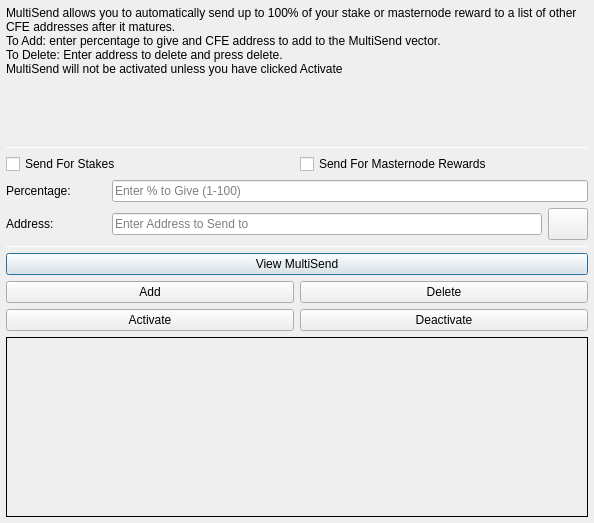
<?xml version="1.0" encoding="UTF-8"?>
<ui version="4.0">
 <class>MultiSendDialog</class>
 <widget class="QDialog" name="MultiSendDialog">
  <property name="windowModality">
   <enum>Qt::NonModal</enum>
  </property>
  <property name="geometry">
   <rect>
    <x>0</x>
    <y>0</y>
    <width>594</width>
    <height>523</height>
   </rect>
  </property>
  <property name="windowTitle">
   <string>MultiSend</string>
  </property>
  <layout class="QVBoxLayout" name="verticalLayout" stretch="0">
   <property name="leftMargin">
    <number>6</number>
   </property>
   <property name="topMargin">
    <number>6</number>
   </property>
   <property name="rightMargin">
    <number>6</number>
   </property>
   <property name="bottomMargin">
    <number>6</number>
   </property>
   <item>
    <layout class="QVBoxLayout" name="verticalLayout_Main" stretch="1,1,1,1,1,1">
     <item>
      <widget class="QLabel" name="label_2">
       <property name="lineWidth">
        <number>1</number>
       </property>
       <property name="text">
        <string>MultiSend allows you to automatically send up to 100% of your stake or masternode reward to a list of other CFE addresses after it matures.
To Add: enter percentage to give and CFE address to add to the MultiSend vector.
To Delete: Enter address to delete and press delete.
MultiSend will not be activated unless you have clicked Activate</string>
       </property>
       <property name="alignment">
        <set>Qt::AlignLeading|Qt::AlignLeft|Qt::AlignTop</set>
       </property>
       <property name="wordWrap">
        <bool>true</bool>
       </property>
      </widget>
     </item>
     <item>
      <widget class="Line" name="line">
       <property name="minimumSize">
        <size>
         <width>0</width>
         <height>1</height>
        </size>
       </property>
       <property name="maximumSize">
        <size>
         <width>16777215</width>
         <height>1</height>
        </size>
       </property>
       <property name="orientation">
        <enum>Qt::Horizontal</enum>
       </property>
      </widget>
     </item>
     <item>
      <layout class="QVBoxLayout" name="verticalLayout_Settings">
       <item>
        <layout class="QHBoxLayout" name="horizontalLayout">
         <item>
          <widget class="QCheckBox" name="multiSendStakeCheckBox">
           <property name="text">
            <string>Send For Stakes</string>
           </property>
          </widget>
         </item>
         <item>
          <widget class="QCheckBox" name="multiSendMasternodeCheckBox">
           <property name="text">
            <string>Send For Masternode Rewards</string>
           </property>
          </widget>
         </item>
        </layout>
       </item>
       <item>
        <layout class="QHBoxLayout" name="horizontalLayout_6">
         <item>
          <widget class="QLabel" name="label">
           <property name="minimumSize">
            <size>
             <width>100</width>
             <height>0</height>
            </size>
           </property>
           <property name="toolTip">
            <string>Percentage of stake to send</string>
           </property>
           <property name="text">
            <string>Percentage:</string>
           </property>
          </widget>
         </item>
         <item>
          <widget class="QLineEdit" name="multiSendPercentEdit">
           <property name="toolTip">
            <string>Enter whole numbers 1 - 100</string>
           </property>
           <property name="placeholderText">
            <string>Enter % to Give (1-100)</string>
           </property>
          </widget>
         </item>
        </layout>
       </item>
       <item>
        <layout class="QHBoxLayout" name="horizontalLayout_7">
         <item>
          <widget class="QLabel" name="label_5">
           <property name="minimumSize">
            <size>
             <width>100</width>
             <height>0</height>
            </size>
           </property>
           <property name="toolTip">
            <string>Address to send portion of stake to</string>
           </property>
           <property name="text">
            <string>Address:</string>
           </property>
          </widget>
         </item>
         <item>
          <widget class="QLineEdit" name="multiSendAddressEdit">
           <property name="toolTip">
            <string/>
           </property>
           <property name="placeholderText">
            <string>Enter Address to Send to</string>
           </property>
          </widget>
         </item>
         <item>
          <widget class="QPushButton" name="addressBookButton">
           <property name="maximumSize">
            <size>
             <width>16777215</width>
             <height>32</height>
            </size>
           </property>
           <property name="toolTip">
            <string>Choose an address from the address book</string>
           </property>
           <property name="text">
            <string/>
           </property>
           <property name="icon">
            <iconset resource="../coffee.qrc">
             <normaloff>:/icons/address-book</normaloff>:/icons/address-book</iconset>
           </property>
           <property name="shortcut">
            <string>Alt+A</string>
           </property>
           <property name="autoDefault">
            <bool>false</bool>
           </property>
          </widget>
         </item>
        </layout>
       </item>
      </layout>
     </item>
     <item>
      <widget class="Line" name="line_2">
       <property name="minimumSize">
        <size>
         <width>0</width>
         <height>1</height>
        </size>
       </property>
       <property name="maximumSize">
        <size>
         <width>16777215</width>
         <height>1</height>
        </size>
       </property>
       <property name="orientation">
        <enum>Qt::Horizontal</enum>
       </property>
      </widget>
     </item>
     <item>
      <layout class="QVBoxLayout" name="verticalLayout_Buttons">
       <item>
        <layout class="QHBoxLayout" name="horizontalLayout_4">
         <item>
          <widget class="QPushButton" name="viewButton">
           <property name="toolTip">
            <string/>
           </property>
           <property name="statusTip">
            <string>View MultiSend Vector</string>
           </property>
           <property name="text">
            <string>View MultiSend</string>
           </property>
          </widget>
         </item>
        </layout>
       </item>
       <item>
        <layout class="QHBoxLayout" name="horizontalLayout_2">
         <item>
          <widget class="QPushButton" name="addButton">
           <property name="toolTip">
            <string/>
           </property>
           <property name="statusTip">
            <string>Add to MultiSend Vector</string>
           </property>
           <property name="text">
            <string>Add</string>
           </property>
          </widget>
         </item>
         <item>
          <widget class="QPushButton" name="deleteButton">
           <property name="toolTip">
            <string/>
           </property>
           <property name="statusTip">
            <string>Delete Address From MultiSend Vector</string>
           </property>
           <property name="text">
            <string>Delete</string>
           </property>
          </widget>
         </item>
        </layout>
       </item>
       <item>
        <layout class="QHBoxLayout" name="horizontalLayout_5">
         <item>
          <widget class="QPushButton" name="activateButton">
           <property name="statusTip">
            <string>Activate MultiSend</string>
           </property>
           <property name="text">
            <string>Activate</string>
           </property>
          </widget>
         </item>
         <item>
          <widget class="QPushButton" name="disableButton">
           <property name="statusTip">
            <string>Deactivate MultiSend</string>
           </property>
           <property name="text">
            <string>Deactivate</string>
           </property>
          </widget>
         </item>
        </layout>
       </item>
      </layout>
     </item>
     <item>
      <widget class="QLabel" name="message">
       <property name="minimumSize">
        <size>
         <width>0</width>
         <height>180</height>
        </size>
       </property>
       <property name="frameShape">
        <enum>QFrame::Panel</enum>
       </property>
       <property name="frameShadow">
        <enum>QFrame::Plain</enum>
       </property>
       <property name="lineWidth">
        <number>1</number>
       </property>
       <property name="midLineWidth">
        <number>1</number>
       </property>
       <property name="text">
        <string/>
       </property>
       <property name="alignment">
        <set>Qt::AlignLeading|Qt::AlignLeft|Qt::AlignTop</set>
       </property>
       <property name="wordWrap">
        <bool>true</bool>
       </property>
      </widget>
     </item>
    </layout>
   </item>
  </layout>
 </widget>
 <resources>
  <include location="../coffee.qrc"/>
 </resources>
 <connections/>
</ui>
